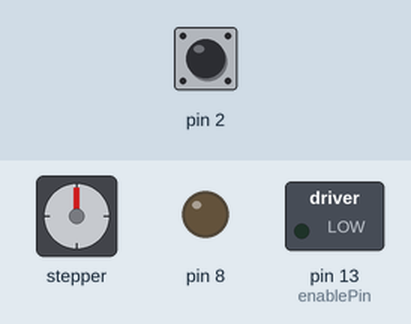
Recording of a sketch running on a simulated Arduino Uno, built with avr-gcc and run on an emulated ATmega328P. Shown: stepper motor, switched loads named in the sketch (green lamp = pin HIGH), output pins drawn as LEDs (lit = HIGH). The inputs (shaded band) are chosen by the test bench; at power-on: pin 2 HIGH. Stepper angles assume 200 steps per turn.

Above: at 1.2 s.
1.3 s: pin 2 pulled LOW for 0.15 s
At 6.56 s:
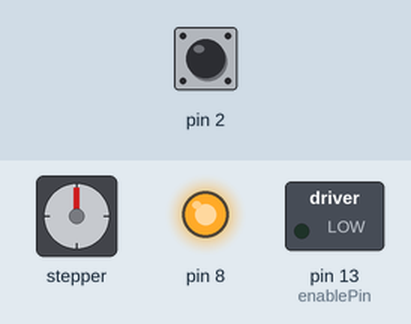
At 8.15 s:
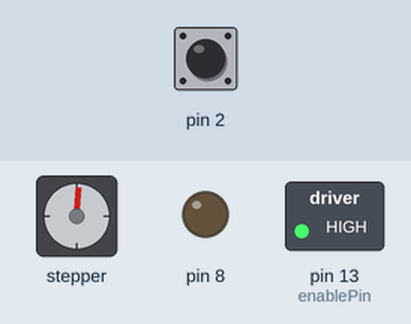
Timing chart, 0 to 19.0 s (numbered marks = the images above; inputs shaded):
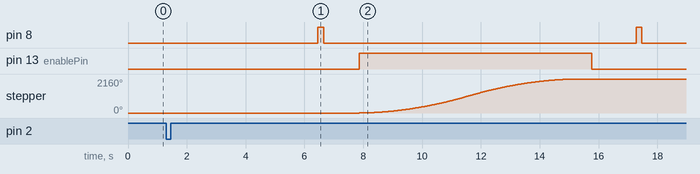

Measured:
- after the input at 1.3 s, pin 8: alternates HIGH for 0.20 s and LOW for 10.6 s, starting after 5.2 s; pin 13 (enablePin): LOW → HIGH after 6.6 s, → LOW 7.9 s later; stepper: turns 2160° clockwise in 7.4 s, starting after 6.6 s

The sketch:

360_Camera.ino
```cpp
#include <AccelStepper.h>

// Define stepper motor connections and motor interface type. Motor interface type must be set to 1 when using a driver:
#define dirPin 5
#define stepPin 6
#define enablePin 13
#define motorInterfaceType 1
bool torun = false;
int counter = 0;
int tomove = 1200;
// Create a new instance of the AccelStepper class:
AccelStepper stepper = AccelStepper(motorInterfaceType, stepPin, dirPin);


void setup()
{
Serial.begin(9600);
pinMode(8, OUTPUT);
pinMode(enablePin, OUTPUT);
pinMode(2, INPUT_PULLUP);
stepper.setMaxSpeed(500);
stepper.setAcceleration(85);
digitalWrite(enablePin, LOW);
}
void loop()
{
  counter = 0;
  while(digitalRead(2)==LOW)
  {

    counter++;
    torun=true;
    delay(20);
  }
  if(counter>=180)
  {
    tomove=6350;
  }

  else if(counter>=50)
  {
    tomove=3900;
  }
  else
  {
    tomove=1200;
  }

  if(torun==true)
  {
  delay(5000);
  digitalWrite(8,HIGH);
  delay(200);
  digitalWrite(8,LOW);
  delay(1200);
  // Set the target position:
  digitalWrite(enablePin,HIGH);
  stepper.move(tomove);
  stepper.runToPosition();
  delay(500);
  digitalWrite(enablePin,LOW);
  delay(1500);
  digitalWrite(8,HIGH);
  delay(200);
  digitalWrite(8,LOW);
  torun=false;
  }
  else{}
  torun=false;
}
```
